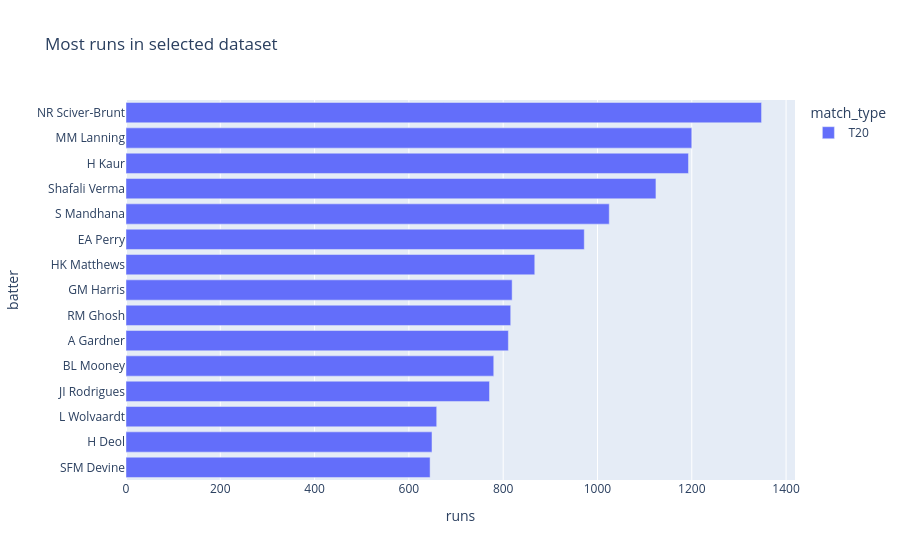

This figure's notebook cell:
### Markdown cell above
## 3. Batting: raw production versus rate

Runs measure volume; strike rate measures pace. Neither alone adjusts for role, entry point, opposition or match state.

### Code cell
top_runs = batting.sort_values("runs", ascending=False).head(15)
display(top_runs[[c for c in ["batter", "gender", "match_type", "innings", "runs", "balls_faced", "average", "strike_rate", "fours", "sixes"] if c in top_runs]])
fig = px.bar(top_runs.sort_values("runs"), x="runs", y="batter", orientation="h", color="match_type", hover_data=[c for c in ["innings", "average", "strike_rate", "balls_faced"] if c in top_runs], title="Most runs in selected dataset")
fig.show()

### Figure 1 — Plotly figure (JSON) as saved in the notebook; plotly's stock layout.template omitted (floating-point values rounded to 4 significant figures)
{"data": [{"customdata": [[27.0, 25.8, 151.4, 426.0], [28.0, 28.22, 115.7, 561.0], [23.0, 32.95, 130.2, 506.0], [34.0, 29.65, 140.4, 549.0], [27.0, 35.45, 129.8, 601.0], [34.0, 25.34, 141.8, 572.0], [33.0, 34.0, 150.6, 542.0], [31.0, 30.33, 149.5, 548.0], [34.0, 26.27, 121.9, 711.0], [25.0, 64.8, 133.0, 731.0], [36.0, 31.06, 136.5, 751.0], [37.0, 33.06, 152.1, 739.0], [34.0, 45.88, 145.5, 820.0], [35.0, 37.5, 126.7, 947.0], [36.0, 49.93, 144.0, 936.0]], "hovertemplate": "match_type=T20<br>runs=%{x}<br>batter=%{y}<br>innings=%{customdata[0]}<br>average=%{customdata[1]}<br>strike_rate=%{customdata[2]}<br>balls_faced=%{customdata[3]}<extra></extra>", "legendgroup": "T20", "marker": {"color": "#636efa", "pattern": {"shape": ""}}, "name": "T20", "orientation": "h", "showlegend": true, "textposition": "auto", "type": "bar", "x": [645, 649, 659, 771, 780, 811, 816, 819, 867, 972, 1025, 1124, 1193, 1200, 1348], "xaxis": "x", "y": ["SFM Devine", "H Deol", "L Wolvaardt", "JI Rodrigues", "BL Mooney", "A Gardner", "RM Ghosh", "GM Harris", "HK Matthews", "EA Perry", "S Mandhana", "Shafali Verma", "H Kaur", "MM Lanning", "NR Sciver-Brunt"], "yaxis": "y"}], "layout": {"barmode": "relative", "legend": {"title": {"text": "match_type"}, "tracegroupgap": 0}, "title": {"text": "Most runs in selected dataset"}, "xaxis": {"anchor": "y", "domain": [0, 1], "title": {"text": "runs"}}, "yaxis": {"anchor": "x", "domain": [0, 1], "title": {"text": "batter"}}}}
